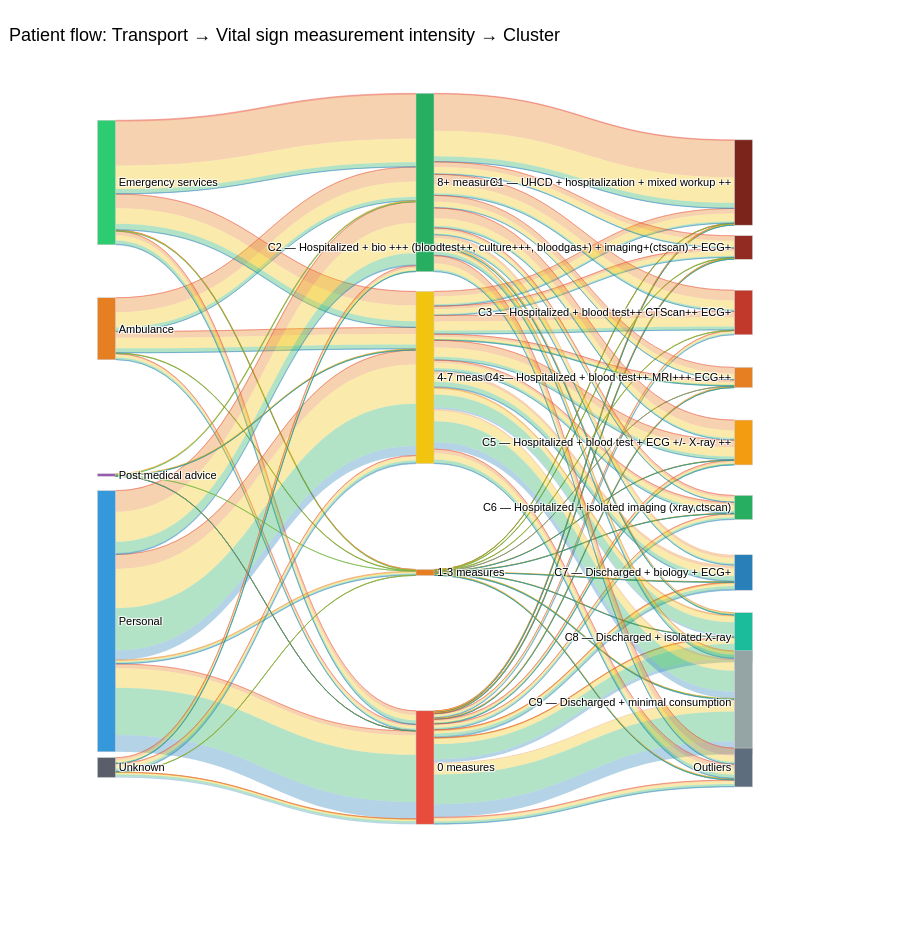
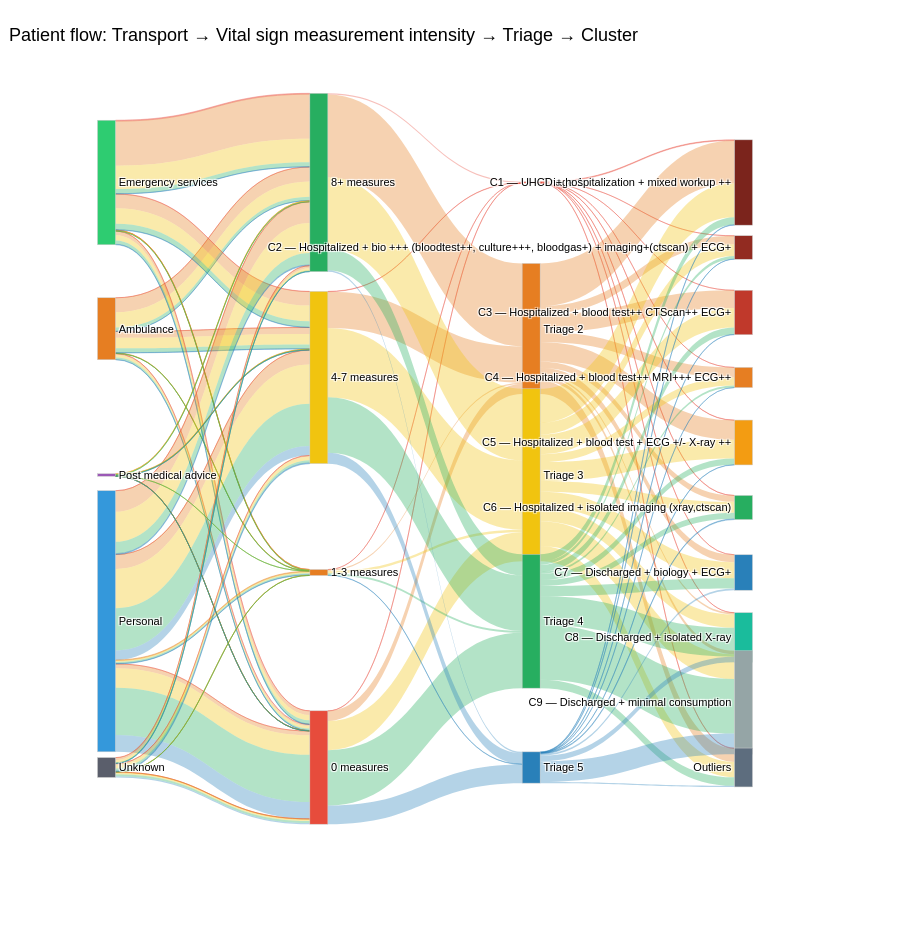

Notebook cell for these charts, in order:
### Code cell
import pandas as pd
import plotly.graph_objects as go
#========================
# Load data
# ================================================================
RUN_LABEL = "s2_balanced"
SCALER    = "minmax"
BASE_DIR  = f"Results/Regular_clustering/Full_dataset/With_counts/{SCALER}/{RUN_LABEL}"
mcs = 2271
ms = 15
df = pd.read_csv(f"{BASE_DIR}/final_mcs{mcs}_ms{ms}/clustering_{RUN_LABEL}_{SCALER}_mcs{mcs}_ms{ms}_labeled.csv", low_memory=False)
output_dir = (f"{BASE_DIR}/final_mcs{mcs}_ms{ms}")

# ================================================================
# SHARED CONFIGURATION
# ================================================================
COL_TRANSPORT = 'transport_grouped'
COL_TRI       = 'triage'
COL_CLUSTER   = 'cluster_label'          # column with labels like "C1 - UHCD..."
                                          # adjust if your column is named differently

MEASURE_COLS = [
    'is_temp_measured', 'is_sat_measured', 'is_hr_measured',
    'is_bp_measured', 'is_rr_measured', 'is_pupils_measured',
    'is_o2_measured', 'is_hemocue_measured', 'is_breathalyzer_measured',
    'is_urine_dipstick_clean_measured', 'is_gcs_measured', 'is_pain_measured',
    'is_cap_blood_sugar_mmol_L_measured'
]

# ================================================================
# COLOR PALETTES
# ================================================================
transport_colors = {
    'Unknown':             '#5a5e6b',
    'Personal':            '#3498db',
    'Post medical advice': '#9b59b6',
    'Ambulance':           '#e67e22',
    'Emergency services':  '#2ecc71',
}

measure_colors = {
    '8+ measures':  '#27ae60',
    '4-7 measures': '#f1c40f',
    '1-3 measures': '#e67e22',
    '0 measures':   '#e74c3c',
}

triage_colors = {
    'Triage 1': '#e74c3c',
    'Triage 2': '#e67e22',
    'Triage 3': '#f1c40f',
    'Triage 4': '#27ae60',
    'Triage 5': '#2980b9',
}

# Cluster colors — ordered C1..C9 + Outliers
cluster_colors = {
    'C1': '#7b241c',
    'C2': '#922b21',
    'C3': '#c0392b',
    'C4': '#e67e22',
    'C5': '#f39c12',
    'C6': '#27ae60',
    'C7': '#2980b9',
    'C8': '#1abc9c',
    'C9': '#95a5a6',
    'Outliers': '#5d6d7e',
}

def get_cluster_color(label):
    """Match cluster label starting with C1..C9 or Outliers."""
    for key, col in cluster_colors.items():
        if str(label).startswith(key):
            return col
    return '#a6acaf'

def get_node_color(label):
    for palette in [transport_colors, measure_colors, triage_colors]:
        if label in palette:
            return palette[label]
    return get_cluster_color(label)

# ================================================================
# DATA PREPARATION  (run once, shared by both figures)
# ================================================================
df_alluvial = df.copy()

df_alluvial['_transport_label'] = df_alluvial[COL_TRANSPORT].fillna('Unknown')
df_alluvial['_tri_label']       = 'Triage ' + df_alluvial[COL_TRI].astype(int).astype(str)

def score_to_cat(x):
    if x == 0:   return '0 measures'
    elif x <= 3: return '1-3 measures'
    elif x <= 7: return '4-7 measures'
    else:        return '8+ measures'

df_alluvial['_measures_score'] = (
    df_alluvial[MEASURE_COLS]
    .apply(pd.to_numeric, errors='coerce')
    .fillna(0).sum(axis=1).astype(int)
)
df_alluvial['_measures_label'] = df_alluvial['_measures_score'].apply(score_to_cat)
df_alluvial['_cluster_label']  = df_alluvial[COL_CLUSTER].astype(str)

# ================================================================
# HELPERS
# ================================================================
def get_present_vals(order_list, series):
    present = set(series.dropna().unique())
    return [v for v in order_list if v in present]

def assign_y(labels):
    n = len(labels)
    if n <= 1: return [0.5]
    return [round(0.05 + i * (0.90 / (n - 1)), 4) for i in range(n)]

def make_links(df_sub, col_from, col_to, label_idx):
    # Si col_to est la colonne triage elle-même, on n'ajoute pas _tri_label au groupby
    group_cols = [col_from, col_to]
    if '_tri_label' not in [col_from, col_to]:
        group_cols.append('_tri_label')
        has_triage_color = True
    else:
        has_triage_color = False

    grp = df_sub.groupby(group_cols).size().reset_index(name='count')
    sources, targets, values, colors = [], [], [], []
    for _, row in grp.iterrows():
        src, tgt = str(row[col_from]), str(row[col_to])
        if src in label_idx and tgt in label_idx:
            sources.append(label_idx[src])
            targets.append(label_idx[tgt])
            values.append(int(row['count']))
            if has_triage_color:
                hex_c = triage_colors.get(row['_tri_label'], '#a6acaf')
            else:
                # colorer par la source ou la cible selon le sens
                hex_c = triage_colors.get(str(row[col_to]), triage_colors.get(str(row[col_from]), '#a6acaf'))
            r, g, b = int(hex_c[1:3], 16), int(hex_c[3:5], 16), int(hex_c[5:7], 16)
            colors.append(f'rgba({r},{g},{b},0.35)')
    return sources, targets, values, colors
def build_sankey(col_order, df_alluvial, title, output_name):
    """
    col_order: list of (key_name, label_column, ordered_values_list)
    """
    all_labels = []
    col_vals   = {}
    for key, col, order in col_order:
        vals = get_present_vals(order, df_alluvial[col])
        col_vals[key] = (col, vals)
        all_labels += vals

    label_idx   = {label: i for i, label in enumerate(all_labels)}
    node_colors = [get_node_color(l) for l in all_labels]

    # X positions evenly spaced
    n_cols  = len(col_order)
    x_steps = [round(0.01 + i * (0.98 / (n_cols - 1)), 4) for i in range(n_cols)]
    col_x   = {col_order[i][0]: x_steps[i] for i in range(n_cols)}

    pos = {}
    for key, (col, vals) in col_vals.items():
        for label, y in zip(vals, assign_y(vals)):
            pos[label] = (col_x[key], y)

    node_x = [pos[l][0] for l in all_labels]
    node_y = [pos[l][1] for l in all_labels]

    # Build links between consecutive columns
    s_all, t_all, v_all, c_all = [], [], [], []
    keys = [k for k, _, _ in col_order]
    for i in range(len(keys) - 1):
        col_from = col_vals[keys[i]][0]
        col_to   = col_vals[keys[i+1]][0]
        s, t, v, c = make_links(df_alluvial, col_from, col_to, label_idx)
        s_all += s; t_all += t; v_all += v; c_all += c

    fig = go.Figure(data=[go.Sankey(
        arrangement='fixed',
        node=dict(
            pad=20, thickness=18,
            label=all_labels,
            color=node_colors,
            x=node_x, y=node_y,
            line=dict(color='#cccccc', width=0.5)
        ),
        link=dict(source=s_all, target=t_all, value=v_all, color=c_all)
    )])

    fig.update_layout(
        title=dict(text=title, font=dict(size=18, color='black'), x=0.01, y=0.97),
        font=dict(size=11, family='Arial', color='black'),
        paper_bgcolor='white', plot_bgcolor='white',
        template='plotly_white',
        height=950,
        margin=dict(t=150, b=150, l=100, r=150),
    )

    fig.write_html(f"{output_dir}/{output_name}.html")
    fig.write_image(f"{output_dir}/{output_name}.png", width=1400, height=700, scale=2)
    fig.show()
    print(f"Saved: {output_name}")


# ================================================================
# CLUSTER ORDER (shared)
# ================================================================
cluster_order_list = [
    'C1 — UHCD + hospitalization + mixed workup ++',
    'C2 — Hospitalized + bio +++ (bloodtest++, culture+++, bloodgas+) + imaging+(ctscan) + ECG+',
    'C3 — Hospitalized + blood test++ CTScan++ ECG+',
    'C4 — Hospitalized + blood test++ MRI+++ ECG++',
    'C5 — Hospitalized + blood test + ECG +/- X-ray ++',
    'C6 — Hospitalized + isolated imaging (xray,ctscan)',
    'C7 — Discharged + biology + ECG+',
    'C8 — Discharged + isolated X-ray',
    'C9 — Discharged + minimal consumption',
    'Outliers',
]



# ================================================================
# VERSION 1 — Transport → Measures → Cluster
# ================================================================
col_order_v1 = [
    ('transport', '_transport_label', ['Emergency services', 'Ambulance', 'Post medical advice', 'Personal', 'Unknown']),
    ('measures',  '_measures_label',  ['8+ measures', '4-7 measures', '1-3 measures', '0 measures']),
    ('cluster',   '_cluster_label',   cluster_order_list),
]

build_sankey(
    col_order_v1,
    df_alluvial,
    title='Patient flow: Transport → Vital sign measurement intensity → Cluster',
    output_name='sankey_transport_measures_cluster'
)


# ================================================================
# VERSION 2 — Transport → Measures → Triage → Cluster
# ================================================================
col_order_v2 = [
    ('transport', '_transport_label', ['Emergency services', 'Ambulance', 'Post medical advice', 'Personal', 'Unknown']),
    ('measures',  '_measures_label',  ['8+ measures', '4-7 measures', '1-3 measures', '0 measures']),
    ('triage',    '_tri_label',       ['Triage 1', 'Triage 2', 'Triage 3', 'Triage 4', 'Triage 5']),
    ('cluster',   '_cluster_label',   cluster_order_list),
]

build_sankey(
    col_order_v2,
    df_alluvial,
    title='Patient flow: Transport → Vital sign measurement intensity → Triage → Cluster',
    output_name='sankey_transport_measures_triage_cluster'
)

### Figure 1 — Plotly figure (JSON) as saved in the notebook; plotly's stock layout.template omitted (floating-point values rounded to 4 significant figures; data arrays with more than 128 entries replaced by an {"elided": "..."} marker saying what was removed)
{"data": [{"arrangement": "fixed", "link": {"color": {"elided": "267 str values"}, "source": {"elided": "267 int values"}, "target": {"elided": "267 int values"}, "value": {"elided": "267 int values"}}, "node": {"color": ["#2ecc71", "#e67e22", "#9b59b6", "#3498db", "#5a5e6b", "#27ae60", "#f1c40f", "#e67e22", "#e74c3c", "#7b241c", "#922b21", "#c0392b", "#e67e22", "#f39c12", "#27ae60", "#2980b9", "#1abc9c", "#95a5a6", "#5d6d7e"], "label": ["Emergency services", "Ambulance", "Post medical advice", "Personal", "Unknown", "8+ measures", "4-7 measures", "1-3 measures", "0 measures", "C1 — UHCD + hospitalization + mixed workup ++", "C2 — Hospitalized + bio +++ (bloodtest++, culture+++, bloodgas+) + imaging+(ctscan) + ECG+", "C3 — Hospitalized + blood test++ CTScan++ ECG+", "C4 — Hospitalized + blood test++ MRI+++ ECG++", "C5 — Hospitalized + blood test + ECG +/- X-ray ++", "C6 — Hospitalized + isolated imaging (xray,ctscan)", "C7 — Discharged + biology + ECG+", "C8 — Discharged + isolated X-ray", "C9 — Discharged + minimal consumption", "Outliers"], "line": {"color": "#cccccc", "width": 0.5}, "pad": 20, "thickness": 18, "x": [0.01, 0.01, 0.01, 0.01, 0.01, 0.5, 0.5, 0.5, 0.5, 0.99, 0.99, 0.99, 0.99, 0.99, 0.99, 0.99, 0.99, 0.99, 0.99], "y": [0.05, 0.275, 0.5, 0.725, 0.95, 0.05, 0.35, 0.65, 0.95, 0.05, 0.15, 0.25, 0.35, 0.45, 0.55, 0.65, 0.75, 0.85, 0.95]}, "type": "sankey"}], "layout": {"title": {"font": {"size": 18, "color": "black"}, "text": "Patient flow: Transport → Vital sign measurement intensity → Cluster", "x": 0.01, "y": 0.97}, "font": {"size": 11, "family": "Arial", "color": "black"}, "margin": {"t": 150, "b": 150, "l": 100, "r": 150}, "paper_bgcolor": "white", "plot_bgcolor": "white", "height": 950}}

### Figure 2 — Plotly figure (JSON) as saved in the notebook; plotly's stock layout.template omitted (floating-point values rounded to 4 significant figures; data arrays with more than 128 entries replaced by an {"elided": "..."} marker saying what was removed)
{"data": [{"arrangement": "fixed", "link": {"color": {"elided": "157 str values"}, "source": {"elided": "157 int values"}, "target": {"elided": "157 int values"}, "value": {"elided": "157 int values"}}, "node": {"color": ["#2ecc71", "#e67e22", "#9b59b6", "#3498db", "#5a5e6b", "#27ae60", "#f1c40f", "#e67e22", "#e74c3c", "#e74c3c", "#e67e22", "#f1c40f", "#27ae60", "#2980b9", "#7b241c", "#922b21", "#c0392b", "#e67e22", "#f39c12", "#27ae60", "#2980b9", "#1abc9c", "#95a5a6", "#5d6d7e"], "label": ["Emergency services", "Ambulance", "Post medical advice", "Personal", "Unknown", "8+ measures", "4-7 measures", "1-3 measures", "0 measures", "Triage 1", "Triage 2", "Triage 3", "Triage 4", "Triage 5", "C1 — UHCD + hospitalization + mixed workup ++", "C2 — Hospitalized + bio +++ (bloodtest++, culture+++, bloodgas+) + imaging+(ctscan) + ECG+", "C3 — Hospitalized + blood test++ CTScan++ ECG+", "C4 — Hospitalized + blood test++ MRI+++ ECG++", "C5 — Hospitalized + blood test + ECG +/- X-ray ++", "C6 — Hospitalized + isolated imaging (xray,ctscan)", "C7 — Discharged + biology + ECG+", "C8 — Discharged + isolated X-ray", "C9 — Discharged + minimal consumption", "Outliers"], "line": {"color": "#cccccc", "width": 0.5}, "pad": 20, "thickness": 18, "x": [0.01, 0.01, 0.01, 0.01, 0.01, 0.3367, 0.3367, 0.3367, 0.3367, 0.6633, 0.6633, 0.6633, 0.6633, 0.6633, 0.99, 0.99, 0.99, 0.99, 0.99, 0.99, 0.99, 0.99, 0.99, 0.99], "y": [0.05, 0.275, 0.5, 0.725, 0.95, 0.05, 0.35, 0.65, 0.95, 0.05, 0.275, 0.5, 0.725, 0.95, 0.05, 0.15, 0.25, 0.35, 0.45, 0.55, 0.65, 0.75, 0.85, 0.95]}, "type": "sankey"}], "layout": {"title": {"font": {"size": 18, "color": "black"}, "text": "Patient flow: Transport → Vital sign measurement intensity → Triage → Cluster", "x": 0.01, "y": 0.97}, "font": {"size": 11, "family": "Arial", "color": "black"}, "margin": {"t": 150, "b": 150, "l": 100, "r": 150}, "paper_bgcolor": "white", "plot_bgcolor": "white", "height": 950}}
